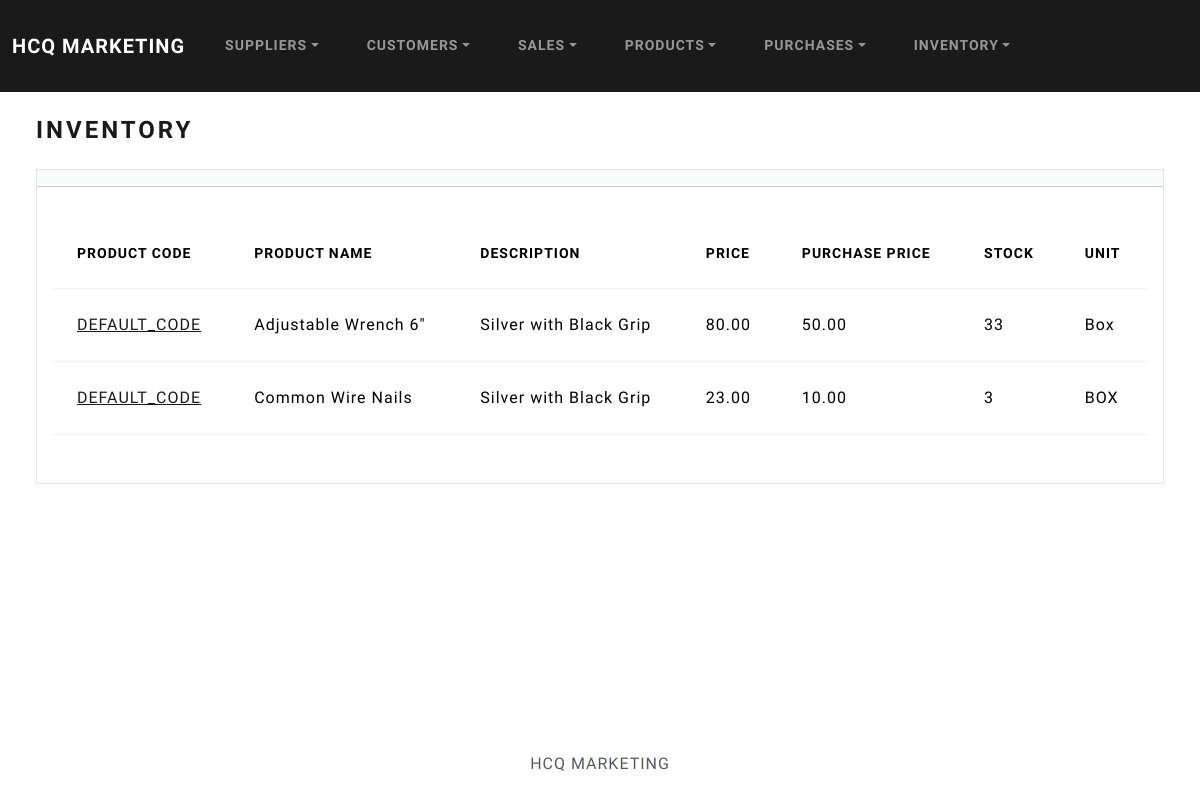
The app's page /inventory/, older data.
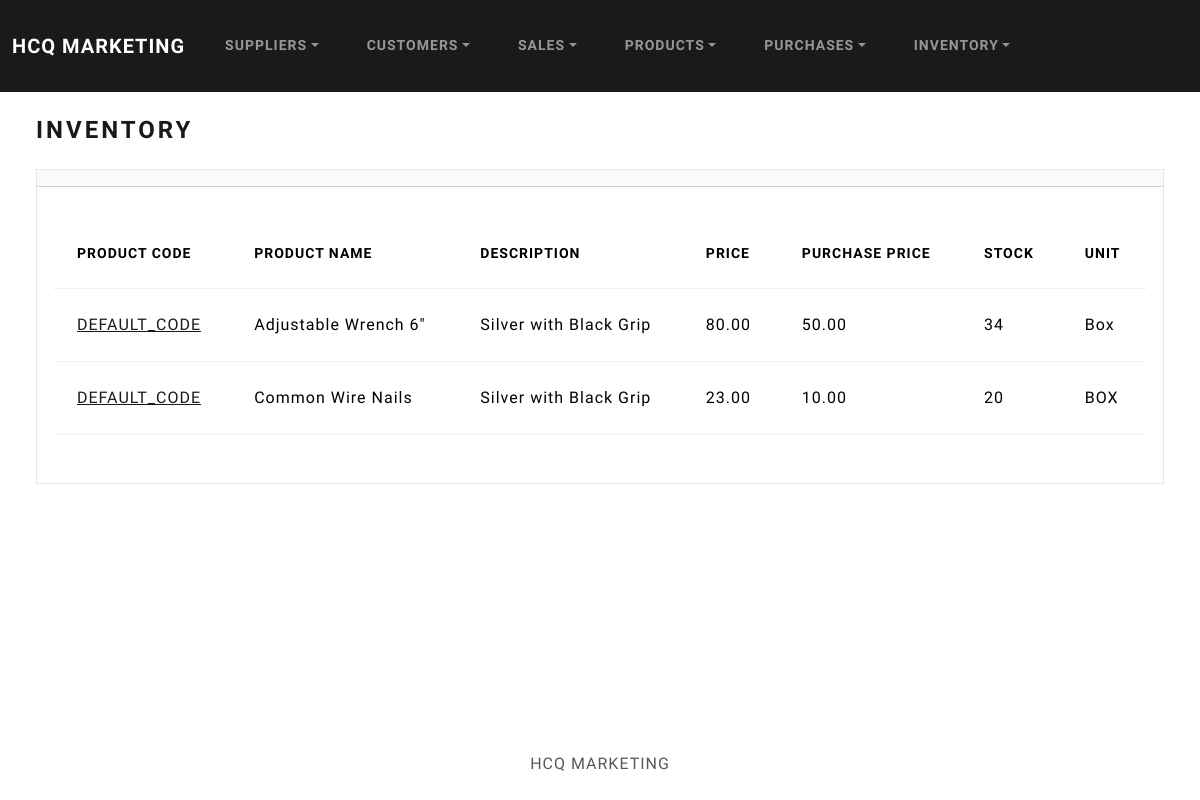
The same page, newer data.
### inventory/models.py (models this page shows, shortened)
class Inventory(models.Model):
    product = models.ForeignKey(Product, on_delete=models.CASCADE)
    inventory_stock = models.PositiveIntegerField(default=0)

### products/models.py (models this page shows, shortened)
class Product(models.Model):
    product_code = models.CharField(max_length=100 ,default='DEFAULT_CODE')
    product_name = models.CharField(max_length=100)
    product_descript = models.TextField()
    product_price = models.DecimalField(max_digits=10, decimal_places=2)
    product_unit = models.CharField(max_length=50)
    purchase_price = models.DecimalField(max_digits=10, decimal_places=2, null=True, blank=True)  # Price from supplier (optional)

### inventory/views.py (the view)
# urls.py: path('', views.inventory_index, name='inventory_index'),  # URL for inventory index page
def inventory_index(request):
    inventories = Inventory.objects.all().order_by('id')  # Fetch all Inventory records
    return render(request, 'inventory/index.html', {
        'inventories': inventories  # Pass Inventory objects to the template
    })

### inventory/templates/inventory/index.html (shortened to what this page needs)
{% extends "base.html" %}
{% block body %}
<h3 class="m-4">Inventory</h3>
<div class="row">
    <div class="col-12">
        {% if inventories %}
        <div class="card bg-light ms-4 me-4 mb-4">
            <div class="card-header"></div>
            <div class="card-body">
                <p class="card-text">
                    <div class="table-responsive">
                        <table class="table table-hover">
                            <thead>
                            <tr>
                                <th scope="col">Product Code</th>
                                <th scope="col">Product Name</th>
                                <th scope="col">Description</th>
                                <th scope="col">Price</th>
                                <th scope="col">Purchase Price</th>
                                <th scope="col">Stock</th>
                                <th scope="col">Unit</th>
                            </tr>
                            </thead>
                            <tbody>
                                {% for inventory in inventories %}
                                    <tr>
                                        <td><a href="{% url 'inventory:product_detail' inventory.product.id %}">{{ inventory.product.product_code }}</a></td>
                                        <td>{{ inventory.product.product_name }}</td>
                                        <td>{{ inventory.product.product_descript }}</td>
                                        <td>{{ inventory.product.product_price }}</td>
                                        <td>{{ inventory.product.purchase_price }}</td>
                                        <td>{{ inventory.inventory_stock }}</td>
                                        <td>{{ inventory.product.product_unit }}</td>
                                    </tr>
                                {% endfor %}
                            </tbody>
                        </table>
                    </div>
                </p>
            </div>
        </div>
        {% else %}
            <h5 class="alert alert-primary ms-4 me-4"> No Inventory Records </h5>
        {% endif %}
    </div>
</div>
{% endblock %}

Row changes from the older to the newer data that the page shows:
changed Inventory "Adjustable Wrench 6\"": inventory_stock "33" → "34"
changed Inventory "Common Wire Nails": inventory_stock "3" → "20"
